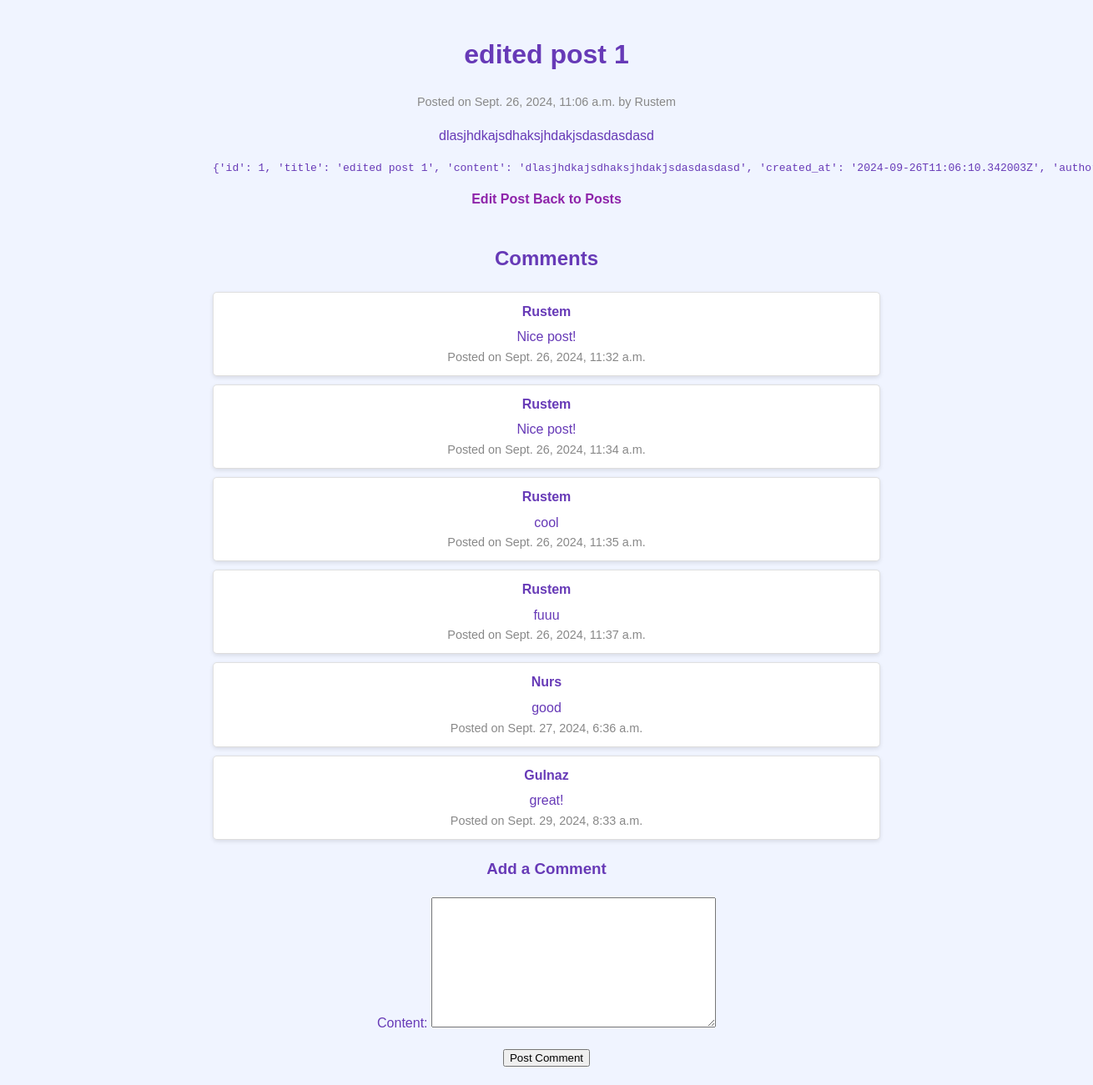
The app's page /posts/1/ with its own data.
### blog_app/models.py (models this page shows)
class Post(models.Model):
    title = models.CharField(max_length=200)
    content = models.TextField()
    created_at = models.DateTimeField(auto_now_add=True)
    author = models.ForeignKey(User, on_delete=models.CASCADE)

class Comment(models.Model):
    content = models.TextField()
    created_at = models.DateTimeField(auto_now_add=True)
    post = models.ForeignKey(Post, related_name='comments', on_delete=models.CASCADE)
    author = models.ForeignKey(User, on_delete=models.CASCADE)

### blog_app/views.py (the view, shortened to what this page needs)
# urls.py: path('posts/<int:post_id>/', PostDetail.as_view(), name='post-detail'),
class PostDetail(APIView):
    def get(self, request, post_id, format=None):
        post = get_object_or_404(Post, id=post_id)
        serializer = PostSerializer(post)
        comments = post.comments.all()  # Retrieve all comments related to this post
        comment_form = CommentForm()  # Initialize an empty comment form
        return render(request, 'blog/post_detail.html', {
            'post': post,
            'post_data': serializer.data,
            'comments': comments,
            'comment_form': comment_form,
        })

### blog_app/forms.py
class CommentForm(forms.ModelForm):
    class Meta:
        model = Comment
        fields = ['content']

### blog_app/templates/blog/post_detail.html (shortened to what this page needs)
{% load static %}
<!DOCTYPE html>
<html lang="en">
<head>
    <link rel="stylesheet" href="{% static 'mystyles.css' %}?v={{ STATIC_VERSION }}">
</head>
<body>
    <div class="main">
        <h1>{{ post.title }}</h1>
        <p class="post-meta">Posted on {{ post.created_at }} by {{ post.author }}</p>
        <div class="post-content">
            <p>{{ post.content }}</p>
        </div>
        <pre>{{ post_data }}</pre>
        <a href="{% url 'post-edit' post.id %}">Edit Post</a>
        <a href="{% url 'post-list' %}">Back to Posts</a>
        <div class="comments-section">
            <h2>Comments</h2>
            {% if comments %}
                <ul>
                    {% for comment in comments %}
                        <li class="comment">
                            <div class="comment-author">{{ comment.author }}</div>
                            <div class="comment-content">{{ comment.content }}</div>
                            <div class="post-meta">Posted on {{ comment.created_at }}</div>
                        </li>
                    {% endfor %}
                </ul>
            {% else %}
                <p>No comments yet. Be the first to comment!</p>
            {% endif %}
        </div>
        <div class="add-comment-form">
            <h3>Add a Comment</h3>
            <form method="post">
                {{ comment_form.as_p }}
                <button type="submit">Post Comment</button>
            </form>
        </div>
    </div>
</body>
</html>

### static/mystyles.css (style rules this page uses)
body { margin: 0; font-family: 'Source Sans Pro', sans-serif; background-color: #f0f4ff; color: #4a0072; line-height: 1.6; }
ul { list-style: none; padding: 0; }
li { background-color: #ffffff; border: 1px solid #e0e0e0; border-radius: 5px; margin: 10px 0; padding: 15px; transition: transform 0.2s ease, box-shadow 0.2s ease; box-shadow: 0 2px 5px rgba(0, 0, 0, 0.1); }
a { color: #8e24aa; text-decoration: none; font-weight: 600; transition: color 0.3s ease; }
.main { text-align: center; color: #673ab7; }
.main h1 { font-size: 2em; margin: 20px 0; }

### blog_app/templates/blog/post_detail.html (style rules this page uses)
body { font-family: Arial, sans-serif; }
.main { width: 800px; margin: 0 auto; padding: 20px; }
.post-meta { color: #888; font-size: 0.9em; }
.comments-section { margin-top: 40px; }
.comment { border-bottom: 1px solid #ddd; padding: 10px 0; }
.comment-author { font-weight: bold; }
.comment-content { margin-top: 5px; }
.add-comment-form { margin-top: 20px; }

### records on screen
Post: title "edited post 1", created_at "Sept. 26, 2024, 11:06 a.m.", author "Rustem", content "dlasjhdkajsdhaksjhdakjsdasdasdasd"
Comment: author "Rustem", content "Nice post!", created_at "Sept. 26, 2024, 11:32 a.m."
Comment: author "Rustem", content "Nice post!", created_at "Sept. 26, 2024, 11:34 a.m."
Comment: author "Rustem", content "cool", created_at "Sept. 26, 2024, 11:35 a.m."
Comment: author "Rustem", content "fuuu", created_at "Sept. 26, 2024, 11:37 a.m."
Comment: author "Nurs", content "good", created_at "Sept. 27, 2024, 6:36 a.m."
Comment: author "Gulnaz", content "great!", created_at "Sept. 29, 2024, 8:33 a.m."

### other values on screen
{{ post_data }} "{'id': 1, 'title': 'edited post 1', 'content': 'dlasjhdkajsdhaksjhdakjsdasdasdasd', 'created_at': '2024-09-26T11:06:10.342003Z',…"
